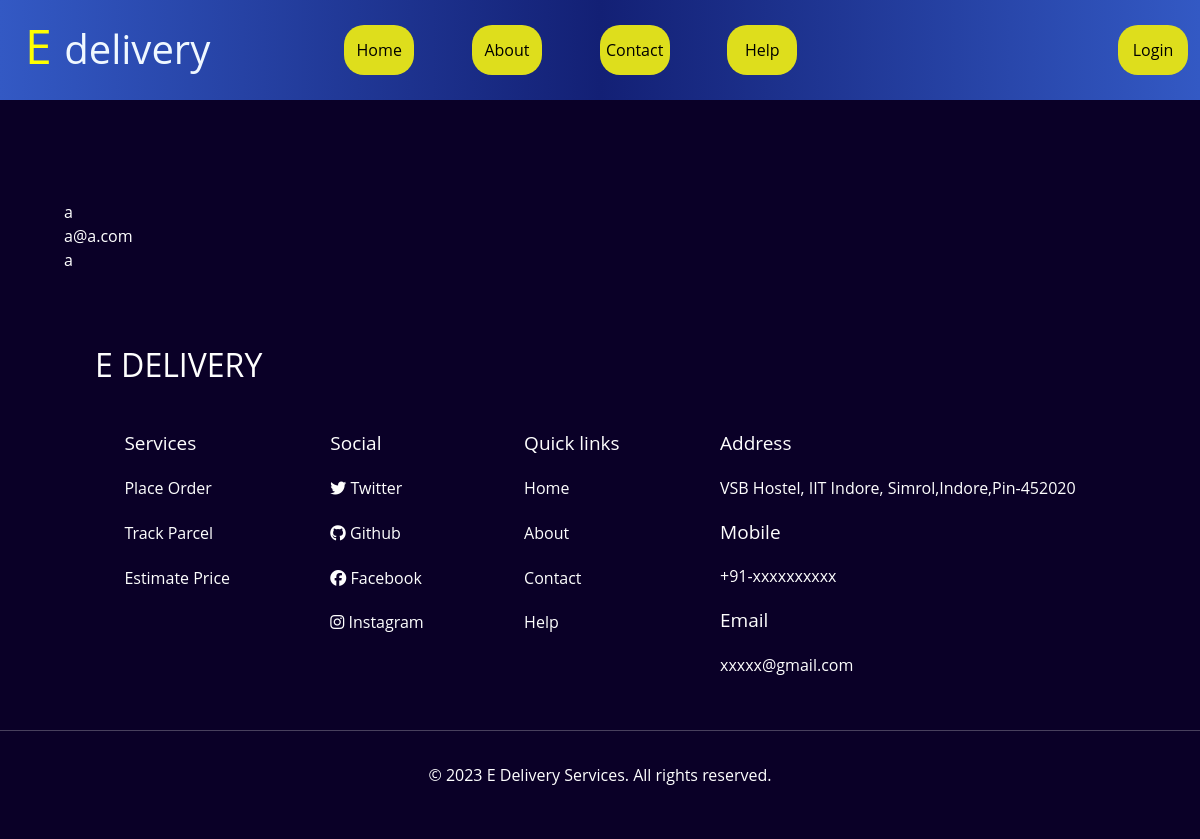
The app's page /issues/ with its own data.
### courier_service/models.py (models this page shows)
class Contacts(models.Model):
    name=models.CharField(max_length=50)
    email=models.EmailField()
    message=models.TextField()

### courier_service/views.py (the view)
# urls.py: path('issues/', views.getIssues, name='issues'),
def getIssues(request):
    issuesRaised=Contacts.objects.all()
    return render(request,'issues_raised.html',{"issuesRaised":issuesRaised})

### courier_service/templates/issues_raised.html
{% extends "layout.html" %}
{% block pagebody %}
<div style="margin-top:100px">
    <ul>
        {% for issue in issuesRaised %}
        <li>
            <ul>
                    <li style="color:white">{{ issue.name }}</li>
                    <li style="color:white">{{ issue.email }}</li>
                    <li style="color:white">{{ issue.message }}</li>
            </ul>
        </li>
        <br/><br/>
        {% endfor %}
    </ul>
</div>
{% endblock %}

### courier_service/static/css/navbar.css (style rules this page uses)
* { margin: 0; padding: 0; box-sizing: border-box; font-family: 'Open Sans',sans-serif; }
body { background-color: #0a0027; }
ul { list-style: none; }

### records on screen
Contacts: name "a", email "a@a.com", message "a"
